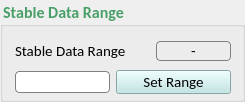
          <widget class="QGroupBox" name="FirmwareU_10">
           <property name="sizePolicy">
            <sizepolicy hsizetype="Fixed" vsizetype="Fixed">
             <horstretch>0</horstretch>
             <verstretch>0</verstretch>
            </sizepolicy>
           </property>
           <property name="minimumSize">
            <size>
             <width>245</width>
             <height>102</height>
            </size>
           </property>
           <property name="maximumSize">
            <size>
             <width>245</width>
             <height>102</height>
            </size>
           </property>
           <property name="font">
            <font>
             <family>Calibri</family>
             <pointsize>12</pointsize>
             <weight>75</weight>
             <bold>true</bold>
             <kerning>true</kerning>
            </font>
           </property>
           <property name="styleSheet">
            <string notr="true">color: #499F68;</string>
           </property>
           <property name="title">
            <string>Stable Data Range</string>
           </property>
           <widget class="QWidget" name="layoutWidget_3">
            <property name="geometry">
             <rect>
              <x>13</x>
              <y>38</y>
              <width>221</width>
              <height>59</height>
             </rect>
            </property>
            <property name="minimumSize">
             <size>
              <width>221</width>
              <height>59</height>
             </size>
            </property>
            <property name="maximumSize">
             <size>
              <width>221</width>
              <height>59</height>
             </size>
            </property>
            <layout class="QGridLayout" name="gridLayout_172">
             <item row="0" column="0">
              <layout class="QHBoxLayout" name="horizontalLayout_8">
               <item>
                <widget class="QLabel" name="ADC2offdigline_18">
                 <property name="minimumSize">
                  <size>
                   <width>125</width>
                   <height>20</height>
                  </size>
                 </property>
                 <property name="maximumSize">
                  <size>
                   <width>150</width>
                   <height>20</height>
                  </size>
                 </property>
                 <property name="font">
                  <font>
                   <family>Calibri</family>
                   <pointsize>11</pointsize>
                   <weight>50</weight>
                   <bold>false</bold>
                   <kerning>true</kerning>
                  </font>
                 </property>
                 <property name="styleSheet">
                  <string notr="true">color: rgb(0,0,0);</string>
                 </property>
                 <property name="text">
                  <string>&lt;html&gt;&lt;head/&gt;&lt;body&gt;&lt;p&gt;Stable Data Range&lt;/p&gt;&lt;/body&gt;&lt;/html&gt;</string>
                 </property>
                </widget>
               </item>
               <item>
                <widget class="QLabel" name="stable_data_range_data_2">
                 <property name="sizePolicy">
                  <sizepolicy hsizetype="Preferred" vsizetype="Fixed">
                   <horstretch>0</horstretch>
                   <verstretch>0</verstretch>
                  </sizepolicy>
                 </property>
                 <property name="minimumSize">
                  <size>
                   <width>75</width>
                   <height>20</height>
                  </size>
                 </property>
                 <property name="maximumSize">
                  <size>
                   <width>75</width>
                   <height>20</height>
                  </size>
                 </property>
                 <property name="font">
                  <font>
                   <family>Calibri</family>
                   <pointsize>11</pointsize>
                   <weight>50</weight>
                   <bold>false</bold>
                   <kerning>true</kerning>
                  </font>
                 </property>
                 <property name="styleSheet">
                  <string notr="true">border: 1px solid gray;
border-radius: 4px;color:rgb(0,0,0);</string>
                 </property>
                 <property name="text">
                  <string>-</string>
                 </property>
                 <property name="alignment">
                  <set>Qt::AlignCenter</set>
                 </property>
                </widget>
               </item>
              </layout>
             </item>
             <item row="1" column="0">
              <layout class="QGridLayout" name="gridLayout_173">
               <item row="0" column="0">
                <widget class="QLineEdit" name="stable_data_range">
                 <property name="sizePolicy">
                  <sizepolicy hsizetype="Expanding" vsizetype="Fixed">
                   <horstretch>0</horstretch>
                   <verstretch>0</verstretch>
                  </sizepolicy>
                 </property>
                 <property name="minimumSize">
                  <size>
                   <width>95</width>
                   <height>22</height>
                  </size>
                 </property>
                 <property name="maximumSize">
                  <size>
                   <width>95</width>
                   <height>22</height>
                  </size>
                 </property>
                 <property name="font">
                  <font>
                   <family>Calibri</family>
                   <pointsize>11</pointsize>
                   <weight>50</weight>
                   <bold>false</bold>
                  </font>
                 </property>
                 <property name="styleSheet">
                  <string notr="true">border: 1px solid gray;
border-radius: 4px;color:rgb(0,0,0);</string>
                 </property>
                </widget>
               </item>
               <item row="0" column="1">
                <widget class="QPushButton" name="SetRangeBtn">
                 <property name="minimumSize">
                  <size>
                   <width>115</width>
                   <height>24</height>
                  </size>
                 </property>
                 <property name="maximumSize">
                  <size>
                   <width>115</width>
                   <height>24</height>
                  </size>
                 </property>
                 <property name="font">
                  <font>
                   <family>Calibri</family>
                   <pointsize>11</pointsize>
                   <weight>50</weight>
                   <bold>false</bold>
                  </font>
                 </property>
                 <property name="cursor">
                  <cursorShape>PointingHandCursor</cursorShape>
                 </property>
                 <property name="styleSheet">
                  <string notr="true">background-color:#BBE6E4;color: rgb(0,0,0);</string>
                 </property>
                 <property name="text">
                  <string>Set Range</string>
                 </property>
                </widget>
               </item>
              </layout>
             </item>
            </layout>
           </widget>
          </widget>
